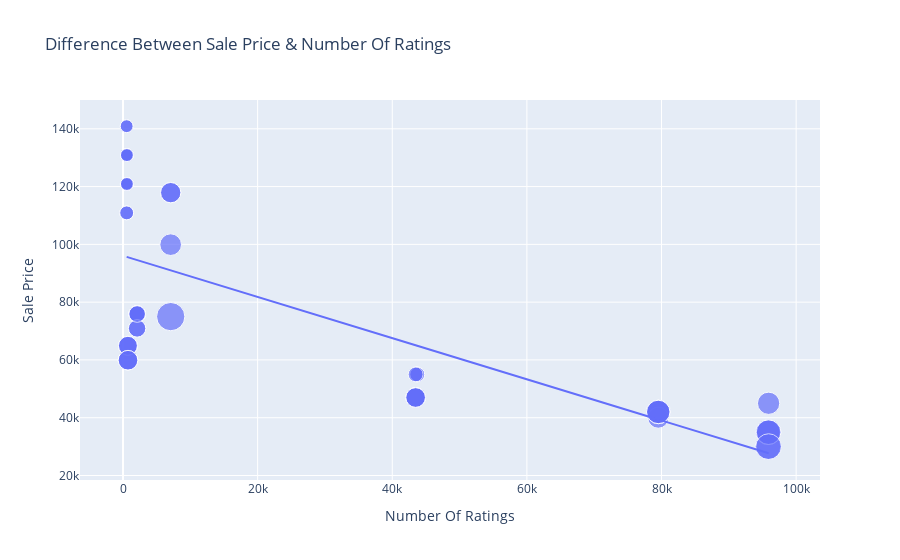

Write notebook code for a chart like this one.
### Code cell
figure3=px.scatter(x=nrate,y=salep,size="Discount Percentage",data_frame=df,trendline="ols",title="Difference Between Sale Price & Number Of Ratings")
figure3
